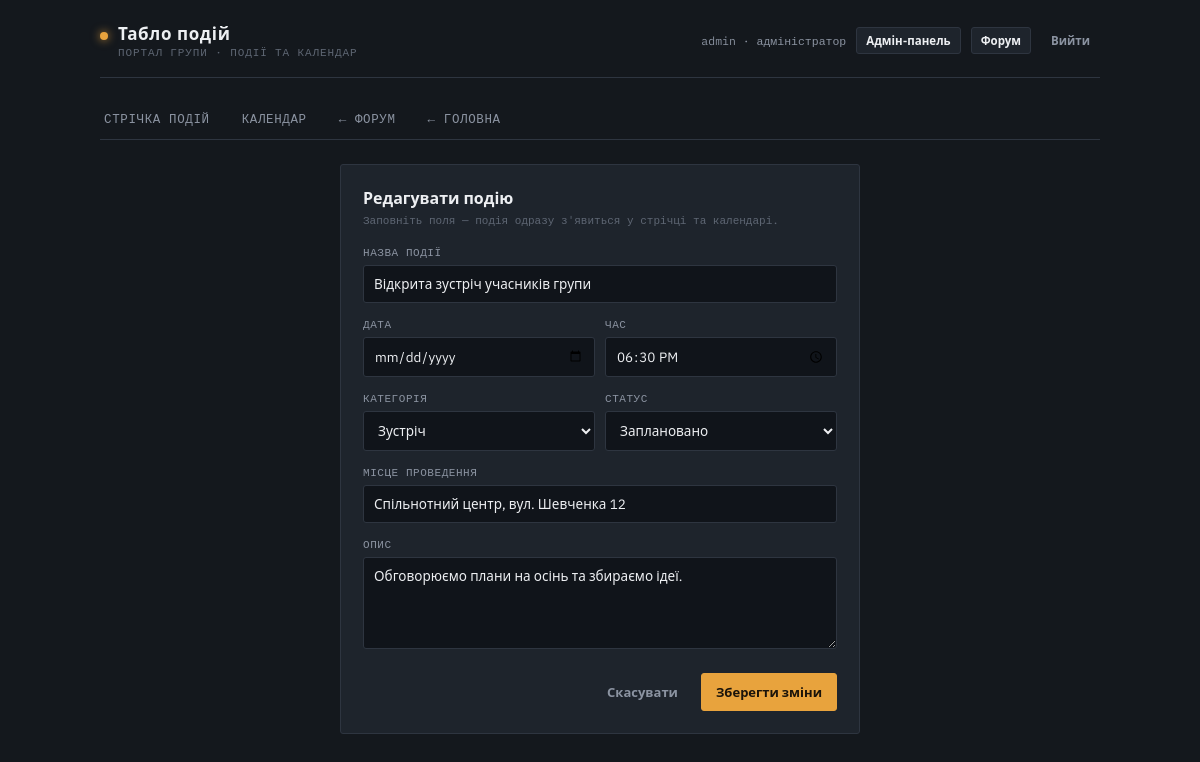
The app's page /events/event/1/edit/ (signed in) with its own data.
### events/models.py (models this page shows, shortened)
class Event(models.Model):
    class Category(models.TextChoices):
        MEETING  = 'meeting',  'Зустріч'
        WORKSHOP = 'workshop', 'Воркшоп'
        ONLINE   = 'online',   'Онлайн'
        FESTIVAL = 'festival', 'Фестиваль'
        BOARD    = 'board',    'Збори'
    class Status(models.TextChoices):
        PLANNED   = 'planned',   'Заплановано'
        DONE      = 'done',      'Завершено'
        CANCELLED = 'cancelled', 'Скасовано'
    title       = models.CharField('Назва', max_length=200)
    description = models.TextField('Опис', blank=True)
    date        = models.DateField('Дата')
    time        = models.TimeField('Час')
    location    = models.CharField('Місце проведення', max_length=255, blank=True)
    category    = models.CharField(
        'Категорія', max_length=20,
        choices=Category.choices, default=Category.MEETING,
    )
    status = models.CharField(
        'Статус', max_length=20,
        choices=Status.choices, default=Status.PLANNED,
    )
    created_by = models.ForeignKey(
        settings.AUTH_USER_MODEL,
        verbose_name='Автор',
        on_delete=models.SET_NULL,
        null=True, blank=True,
        related_name='events_created',
    )
    created_at = models.DateTimeField('Створено', auto_now_add=True)
    updated_at = models.DateTimeField('Оновлено', auto_now=True)
    class Meta:
        ordering = ['date', 'time']
        verbose_name = 'Подія'
        verbose_name_plural = 'Події'

### events/views.py (the view, shortened to what this page needs)
    def wrapped(request, *args, **kwargs):
        return view_func(request, *args, **kwargs)

### events/forms.py
class EventForm(forms.ModelForm):
    class Meta:
        model = Event
        fields = ['title', 'description', 'date', 'time', 'location', 'category', 'status']
        widgets = {
            'title': forms.TextInput(attrs={
                'placeholder': 'Наприклад: Відкрита зустріч учасників'
            }),
            'description': forms.Textarea(attrs={
                'rows': 4,
                'placeholder': 'Коротко опишіть подію для учасників',
            }),
            'date': forms.DateInput(attrs={'type': 'date'}),
            'time': forms.TimeInput(attrs={'type': 'time'}),
            'location': forms.TextInput(attrs={
                'placeholder': 'Адреса або посилання на онлайн-зустріч'
            }),
        }

### events/views.py (called while the page is built, shortened)
def can_manage_events(user):
    return user.is_authenticated and (
        user.is_staff or user.groups.filter(name='Moderators').exists()
    )

def manage_required(view_func):
    def wrapped(request, *args, **kwargs):
        return view_func(request, *args, **kwargs)
    return wrapped

@login_required
@manage_required
def event_update(request, pk):
    event = get_object_or_404(Event, pk=pk)
    if request.method == 'POST':
        form = EventForm(request.POST, instance=event)
        if form.is_valid():
            form.save()
            messages.success(request, f'Зміни до «{event.title}» збережено.')
            return redirect('events:feed')
    else:
        form = EventForm(instance=event)
    return render(request, 'events/event_form.html', {'form': form, 'is_edit': True, 'event': event})

### events/templates/events/event_form.html (shortened to what this page needs)
{% extends "events/base.html" %}
{% block content %}
  <div class="modal-page">
    <h2>{% if is_edit %}Редагувати подію{% else %}Нова подія{% endif %}</h2>
    <div class="hint">Заповніть поля — подія одразу з'явиться у стрічці та календарі.</div>
    <form method="post">
      <div class="field">
        <label for="{{ form.title.id_for_label }}">Назва події</label>
        {{ form.title }}
      </div>
      <div class="field-row">
        <div class="field">
          <label for="{{ form.date.id_for_label }}">Дата</label>
          {{ form.date }}
        </div>
        <div class="field">
          <label for="{{ form.time.id_for_label }}">Час</label>
          {{ form.time }}
        </div>
      </div>
      <div class="field-row">
        <div class="field">
          <label for="{{ form.category.id_for_label }}">Категорія</label>
          {{ form.category }}
        </div>
        <div class="field">
          <label for="{{ form.status.id_for_label }}">Статус</label>
          {{ form.status }}
        </div>
      </div>
      <div class="field">
        <label for="{{ form.location.id_for_label }}">Місце проведення</label>
        {{ form.location }}
      </div>
      <div class="field">
        <label for="{{ form.description.id_for_label }}">Опис</label>
        {{ form.description }}
      </div>
      <div class="modal-actions">
        <a class="btn btn-ghost" href="{% url 'events:feed' %}">Скасувати</a>
        <button type="submit" class="btn btn-primary">
          {% if is_edit %}Зберегти зміни{% else %}Зберегти подію{% endif %}
        </button>
      </div>
    </form>
  </div>
{% endblock %}

### events/templates/events/base.html (shortened to what this page needs)
{% load static %}
<!DOCTYPE html>
<html lang="uk">
<head>
<link rel="stylesheet" href="{% static 'events/css/style.css' %}">
</head>
<body>
<div class="wrap">
  <div class="topbar">
    <a href="{% url 'events:feed' %}" class="brand">
      <span class="dot"></span>
      <div>
        <h1>Табло подій</h1>
        <div class="sub">портал групи · події та календар</div>
      </div>
    </a>
    <div class="account">
      {% if user.is_authenticated %}
        <span class="who">{{ user.username }}
          {% if user.is_staff %} · адміністратор
          {% elif user.groups.all %} · модератор{% endif %}
        </span>
        {% if user.is_staff %}
          <a class="btn btn-sm" href="{% url 'admin:index' %}">Адмін-панель</a>
        {% endif %}
        <a class="btn btn-sm" href="{% url 'forum:thread_list' %}">Форум</a>
        <form method="post" action="{% url 'logout' %}" style="display:inline;">
          <button type="submit" class="btn btn-ghost btn-sm">Вийти</button>
        </form>
      {% else %}
        <a class="btn btn-sm" href="{% url 'login' %}">Увійти</a>
      {% endif %}
    </div>
  </div>
  <div class="tabs">
    <a class="tab {% if request.resolver_match.url_name == 'feed' %}active{% endif %}"
       href="{% url 'events:feed' %}">Стрічка подій</a>
    <a class="tab {% if request.resolver_match.url_name == 'calendar' %}active{% endif %}"
       href="{% url 'events:calendar' %}">Календар</a>
    <a class="tab" href="{% url 'forum:thread_list' %}">← Форум</a>
    <a class="tab" href="{% url 'home' %}">← Головна</a>
  </div>
  {% block content %}{% endblock %}
</div>
</body>
</html>

### events/static/events/css/style.css (style rules this page uses)
:root { --bg: #14181D; --panel: #1E242C; --panel-2: #232A33; --line: #2E3540; --line-soft: #262D36; --text: #EDEFF2; --muted: #8B93A1; --muted-2: #5E6673; --amber: #E8A33D; --amber-dim: #7A5C2C; --green: #6FCF97; --sky: #56CCF2; --violet: #BB6BD9; --grey-tag: #8B93A1; --red: #EB5757; --radius: 3px; --font-mono: 'IBM Plex Mono', ui-monospace, monospace; --font-sans: 'IBM Plex Sans', system-ui, sans-serif; }
* { box-sizing: border-box; }
html, body { margin:0; padding:0; }
body { background: var(--bg); color: var(--text); font-family: var(--font-sans); -webkit-font-smoothing: antialiased; min-height: 100vh; }
a { color: inherit; text-decoration: none; }
button { font-family: inherit; cursor: pointer; }
.wrap { max-width: 1040px; margin: 0 auto; padding: 0 20px 80px; }
.topbar { display:flex; align-items:center; justify-content:space-between; padding: 22px 0 18px; border-bottom: 1px solid var(--line); }
.brand { display:flex; align-items:baseline; gap:10px; }
.brand .dot { width:8px; height:8px; border-radius:50%; background: var(--amber); box-shadow: 0 0 8px 1px rgba(232,163,61,.6); display:inline-block; animation: pulse 2.4s ease-in-out infinite; }
.brand h1 { font-size: 17px; letter-spacing: .04em; margin:0; font-weight:600; }
.brand .sub { font-family: var(--font-mono); font-size: 11px; color: var(--muted-2); letter-spacing: .08em; text-transform: uppercase; }
.account { display:flex; align-items:center; gap:10px; font-family: var(--font-mono); font-size:11.5px; color: var(--muted); }
.account form { margin:0; }
.tabs { display:flex; gap:2px; margin-top: 22px; border-bottom: 1px solid var(--line); }
.tab { color: var(--muted); font-family: var(--font-mono); font-size: 12.5px; letter-spacing:.05em; text-transform: uppercase; padding: 10px 4px; margin-right: 22px; border-bottom: 2px solid transparent; display:inline-block; }
.btn { font-family: var(--font-sans); font-weight:600; font-size: 13px; border-radius: var(--radius); padding: 9px 14px; border: 1px solid var(--line); background: var(--panel); color: var(--text); display:inline-block; }
.btn-primary { background: var(--amber); border-color: var(--amber); color: #1B140A; }
.btn-ghost { background:none; border-color: transparent; color: var(--muted); }
.btn-sm { padding: 5px 9px; font-size: 11.5px; }
.modal-page { background: var(--panel); border: 1px solid var(--line); border-radius: var(--radius); max-width: 520px; margin: 24px auto 0; padding: 22px; }
.modal-page h2 { margin:0 0 4px; font-size:16px; }
.hint { font-family: var(--font-mono); font-size:11px; color: var(--muted-2); margin-bottom:18px; }
.field { margin-bottom: 14px; }
.field label { display:block; font-family: var(--font-mono); font-size: 11px; text-transform: uppercase; letter-spacing:.05em; color: var(--muted); margin-bottom: 6px; }
.field input, .field select, .field textarea { width:100%; background: #10141A; border: 1px solid var(--line); border-radius: var(--radius); color: var(--text); font-family: var(--font-sans); font-size: 13.5px; padding: 9px 10px; }
.field textarea { resize:vertical; min-height:64px; }
.field-row { display:flex; gap:10px; }
.field-row .field { flex:1; }
.modal-actions { display:flex; justify-content:flex-end; gap:8px; margin-top: 20px; }

### records on screen
Event: title "Відкрита зустріч учасників групи", time "18:30:00", category "Зустріч", status "Заплановано", location "Спільнотний центр, вул. Шевченка 12", description "Обговорюємо плани на осінь та збираємо ідеї."

### other values on screen
{{ user.username }} "admin"
